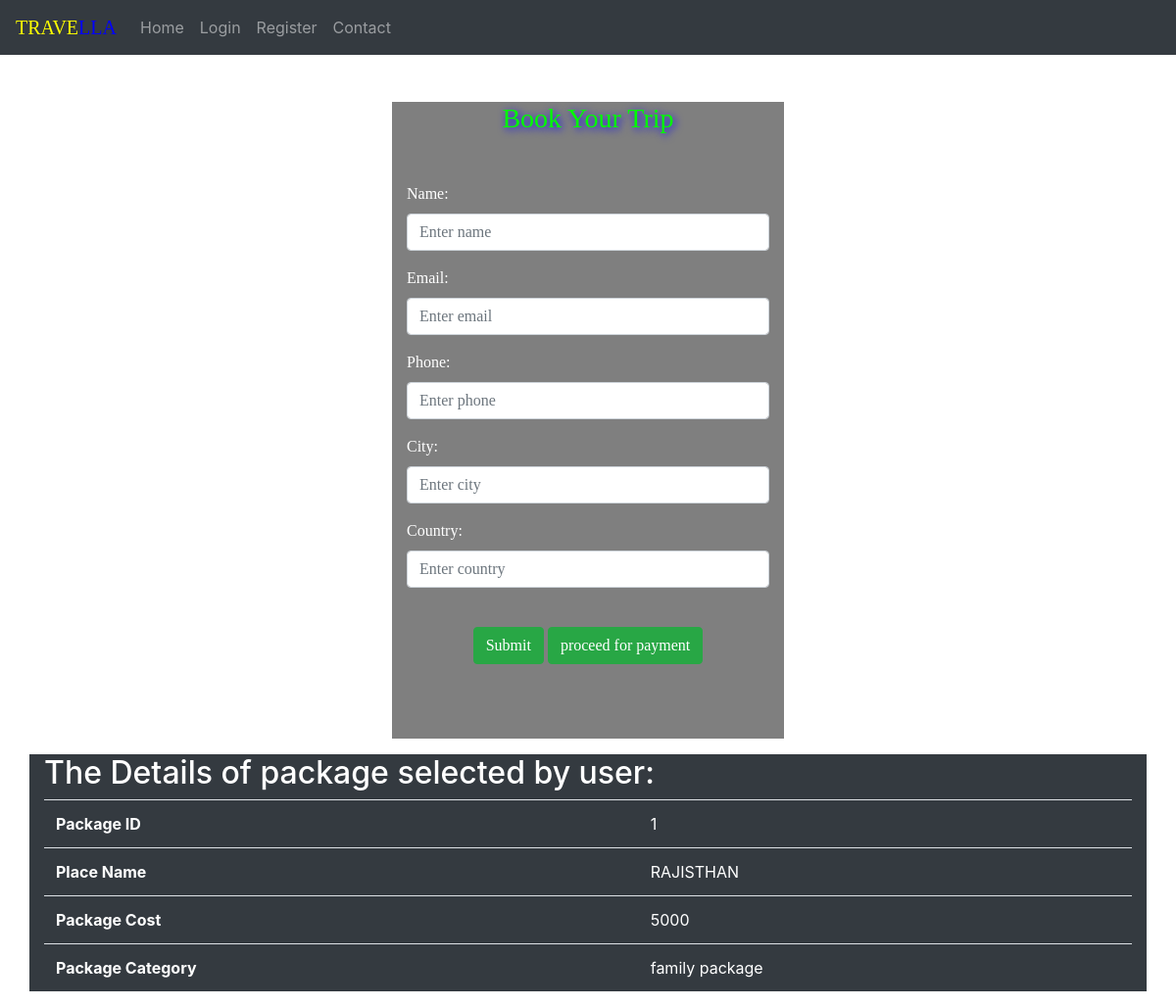
Page /order?checkid=1 on the committed database.
### myapp/models.py (models this page shows, shortened)
class package(models.Model):
    package_name=models.CharField(max_length=200)
    package_cate=models.CharField(max_length=200)
    days=models.IntegerField()
    package_image=models.ImageField(upload_to='package_images')
    package_desc=models.CharField(max_length=1000)
    package_price=models.IntegerField()
    pub_date=models.DateTimeField()

### myapp/views.py (the view)
# urls.py: path('order',views.order,name="order"),
def order(request):
    form = bookingForm()
    if request.method == "POST":
        form = bookingForm(request.POST)
        if form.is_valid():
            email = form.cleaned_data.get('email')
            form.save()
            send_mail(
                'Confirmation mail',
                'Thanks for booking.. stay connectd with us for booking various packages',
                settings.EMAIL_HOST_USER,
                fail_silently=True,
                recipient_list=[email]
            )
            messages.success(request, "package booked successfully !!")
        else:
            messages.error(request, "fill the correct details")
    else:
        idd = request.GET["checkid"]
        obj = package.objects.get(id=idd)
    return render(request,'order.html',{'form':form,'obj':obj})

### myapp/forms.py
class bookingForm(forms.ModelForm):
    class Meta:
        model=booking
        fields=['name','email','phone','city','country']
        widgets={
            'name':forms.TextInput(attrs={'class':'form-control text-primary','placeholder':"Enter name"}),
            'email':forms.TextInput(attrs={'class':'form-control text-primary','placeholder':"Enter email"}),
            'phone':forms.TextInput(attrs={'class':'form-control text-primary','placeholder':"Enter phone"}),
            'city':forms.TextInput(attrs={'class':'form-control text-primary','placeholder':"Enter city"}),
            'country':forms.TextInput(attrs={'class':'form-control text-primary','placeholder':"Enter country"}),
        }

### templates/order.html (shortened to what this page needs)
<!DOCTYPE html>
<html lang="en">
<head>
  <link rel="stylesheet" href="https://maxcdn.bootstrapcdn.com/bootstrap/4.5.2/css/bootstrap.min.css">
</head>
<body background="https://encrypted-tbn0.gstatic.com/images?q=tbn:ANd9GcQ3b2SuPaYYuICKAuDMmRu828tgU-voRXUXuA&usqp=CAU">
<nav class="navbar navbar-expand-md bg-dark navbar-dark">
  <a class="navbar-brand" href="#" style="color:yellow;font-family:cursive;">TRAVE<span style="color:blue;font-family:cursive;">LLA</span></a>
  <div class="collapse navbar-collapse" id="collapsibleNavbar">
<center>
    <ul class="navbar-nav">
      <li class="nav-item">
        <a class="nav-link" href="{% url 'index' %}">Home</a>
      </li>
      <li class="nav-item">
        <a class="nav-link" href="{% url 'login' %}">Login</a>
      </li>
      <li class="nav-item">
        <a class="nav-link" href="{% url 'register' %}">Register</a>
      </li>
      <li class="nav-item">
        <a class="nav-link" href="{% url 'enquiry' %}">Contact</a>
    </ul>
</center>
  </div>
</nav>
<div class="container mt-5" style="background-color:rgba(0,0,0,0.5); width:400px; height:650px;">
    <center><h3 style="font-family:cursive;text-shadow:2px 2px 8px blue;color:rgb(0,255,0);">Book Your Trip</h3></center>
<form method="POST" style="color:white;font-family:cursive;" class="mt-5">
{{form.as_p}}
    <center><input type="submit" class="btn btn-success mt-4">
    <a type="button" href="{% url 'payment'%}" class="btn btn-success mt-4">proceed for payment</a></center>
</form>
      </div>
 <div class="container bg-dark mt-3">
          <h2 style="color:white;">The Details of package selected by user:</h2>
   <table class="table">
                  <tbody>
                  <tr>
                      <th style="color:white;">Package ID</th>
                      <td style="color:white;">{{obj.id}}</td>
                  </tr>
                  <tr>
                      <th style="color:white;">Place Name</th>
                      <td style="color:white;">{{obj.package_name}}</td>
                  </tr>
                  <tr>
                      <th style="color:white;">Package Cost</th>
                      <td style="color:white;">{{obj.package_price}}</td>
				   <tr>
                      <th style="color:white;">Package Category</th>
                      <td style="color:white;">{{obj.package_cate}}</td>
                  </tr>
				  </tbody>
   </table>
  </div>
</body>
</html>

### templates/order.html (style rules this page uses)
body { background-repeat:no-repeat; background-size:cover; }

### rows in the picture
package: id "1", package_name "RAJISTHAN", package_price "5000", package_cate "family package"
